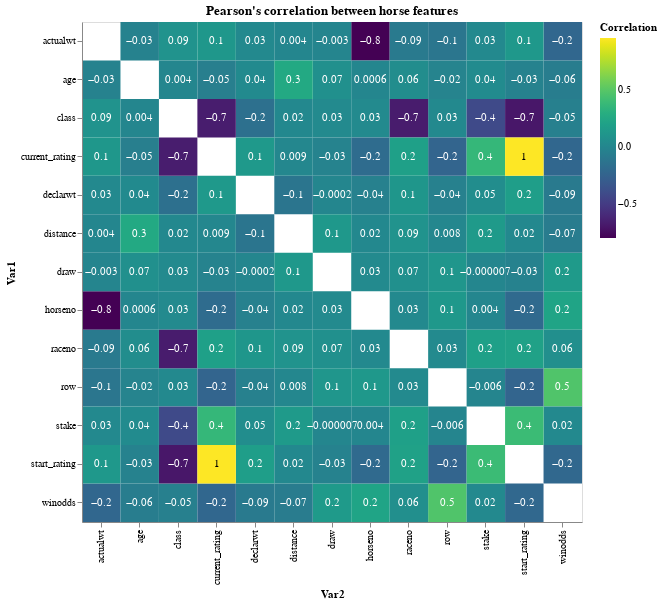

The cell this chart's notebook holds for it:
### Code cell
horse_corr = train_data.corr().reset_index().rename(columns = {'index':'Var1'}).melt(id_vars = ['Var1'],
                                                                                    value_name = 'Correlation',
                                                                                    var_name = 'Var2')

horse_corr = horse_corr[horse_corr.Correlation != 1]


base = alt.Chart(horse_corr).encode(
    alt.Y('Var1:N'),
    alt.X('Var2:N')
) 

heatmap = base.mark_rect().encode(
     alt.Color('Correlation:Q',
                scale=alt.Scale(scheme='viridis'))
)

text = base.mark_text(baseline='middle').encode(
    text=alt.Text('Correlation:Q', format='.1'),
    color=alt.condition(
        alt.datum.Correlation >= 0.90,
        alt.value('black'),
        alt.value('white')
    )
)

(heatmap + text).properties(
    width = 500,
    height = 500,
    title = "Pearson's correlation between horse features"
)

### Figure 1 — Vega-Lite specification as saved in the notebook (floating-point values rounded to 4 significant figures; data arrays with more than 128 entries replaced by an {"elided": "..."} marker saying what was removed)
{"$schema": "https://vega.github.io/schema/vega-lite/v3.4.0.json", "config": {"mark": {"tooltip": null}, "view": {"height": 300, "width": 400}}, "data": {"name": "data-970aeace303095c63133a3aae1a81f07"}, "datasets": {"data-970aeace303095c63133a3aae1a81f07": {"elided": "156 records"}}, "height": 500, "layer": [{"encoding": {"color": {"field": "Correlation", "scale": {"scheme": "viridis"}, "type": "quantitative"}, "x": {"field": "Var2", "type": "nominal"}, "y": {"field": "Var1", "type": "nominal"}}, "mark": "rect"}, {"encoding": {"color": {"condition": {"test": "(datum.Correlation >= 0.9)", "value": "black"}, "value": "white"}, "text": {"field": "Correlation", "format": ".1", "type": "quantitative"}, "x": {"field": "Var2", "type": "nominal"}, "y": {"field": "Var1", "type": "nominal"}}, "mark": {"baseline": "middle", "type": "text"}}], "title": "Pearson's correlation between horse features", "width": 500}
